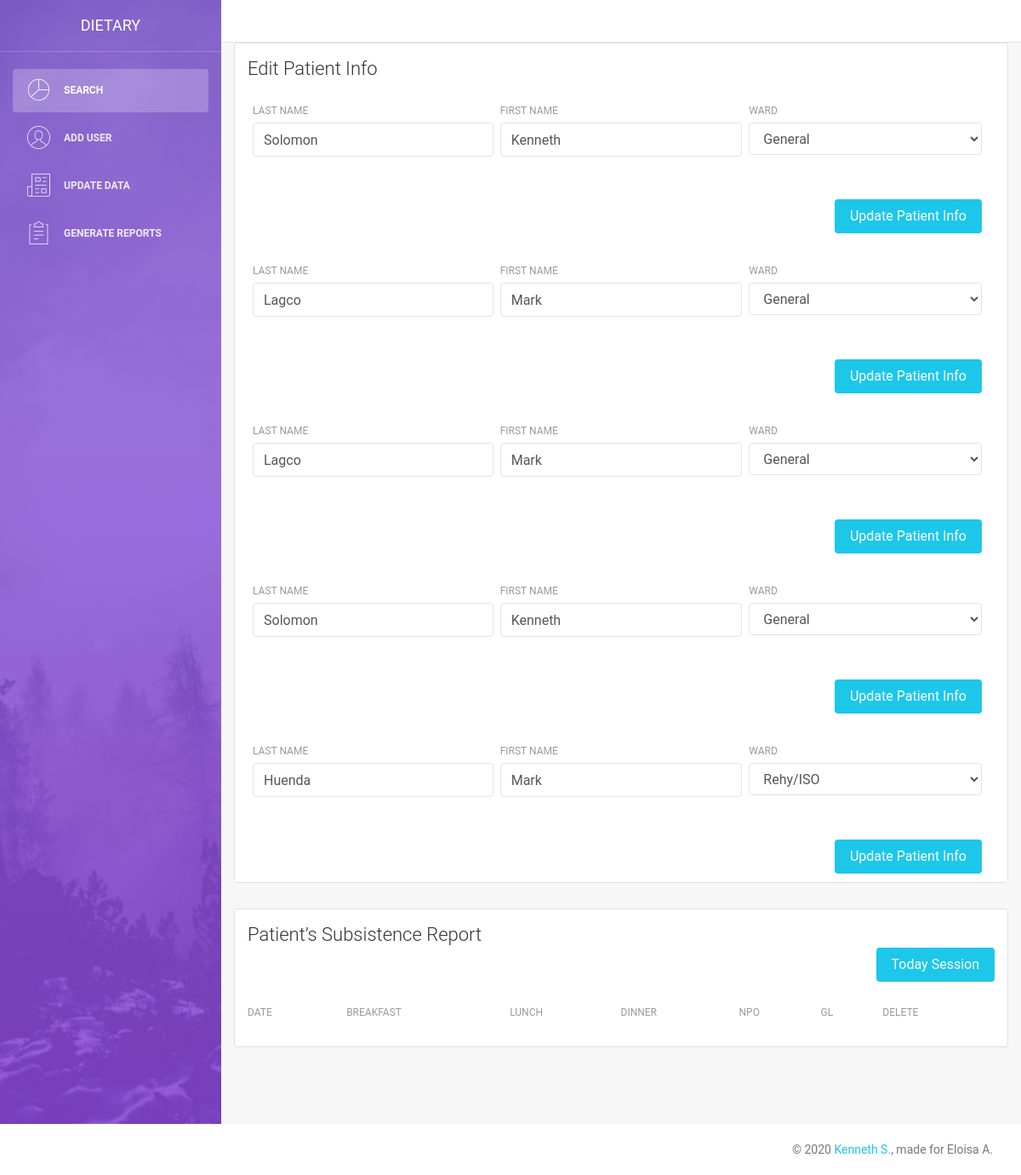
The page /searchList.php on the database as committed earlier.
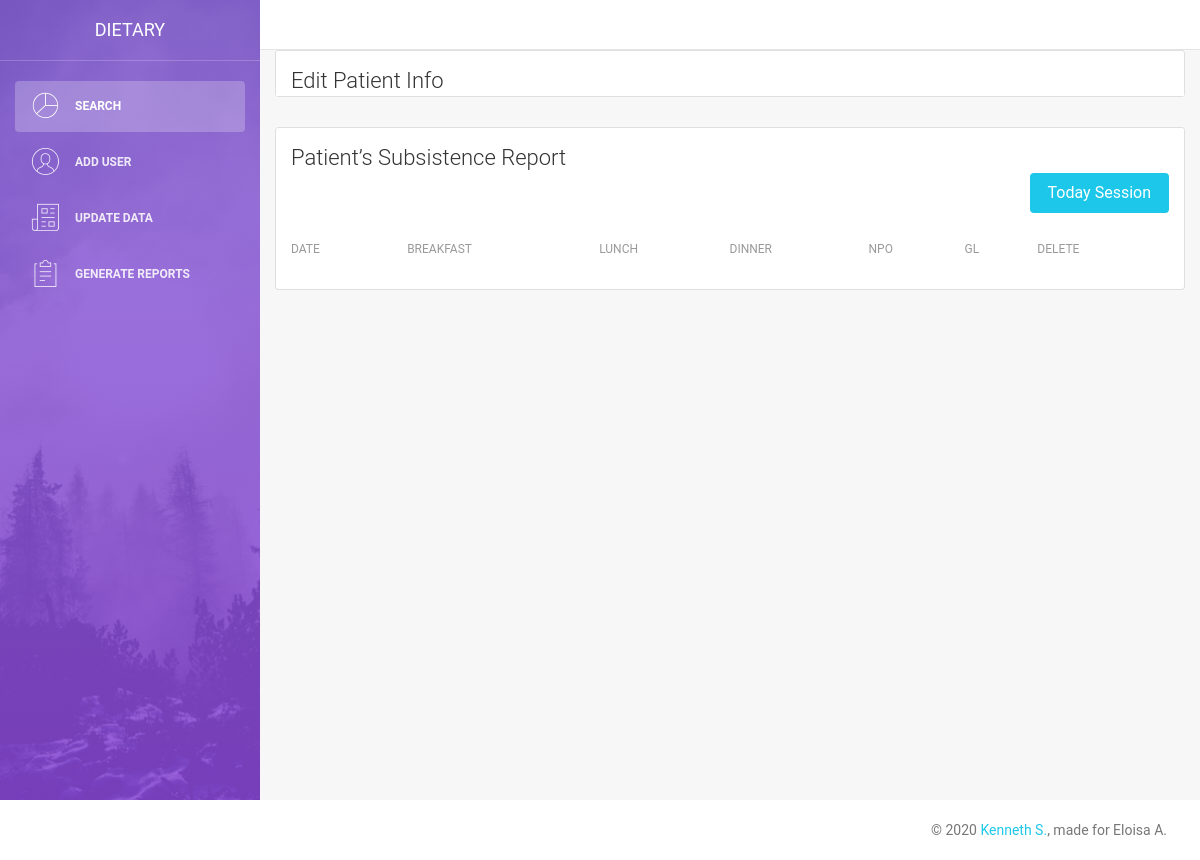
The same page on the database as committed later.
### tables this page shows
CREATE TABLE `patient` (
  `id` int(12) NOT NULL,
  `uId` varchar(25) NOT NULL,
  `lastName` varchar(255) NOT NULL,
  `firstName` varchar(255) NOT NULL,
  `middleName` varchar(255) NOT NULL,
  `dateOfBirth` date DEFAULT NULL,
  `createdAt` datetime(6) DEFAULT current_timestamp(6),
  `ward` varchar(255) NOT NULL
);

### components/patientInfo.php (the view)
<?php
$pId = $_GET['uId'];
$query = "SELECT * FROM patient WHERE uId = '$pId'";
$result = mysqli_query($conn, $query);
if (mysqli_num_rows($result) > 0) {
    while ($row = mysqli_fetch_assoc($result)) {
        echo '
<div class="card-body" id="patientInfo">
    <form method="post" action="action.php">
        <div class="row">
            <input type="hidden" class="form-control" name="pId" id="pId" value="' . $row['uId'] . '" required>
            <div class="col-md-4 pr-1">
                <div class="form-group">
                    <label>Last Name</label>
                    <input type="text" class="form-control" placeholder="Last Name" name="lastName" id="lastName" value="' . $row['lastName'] . '" required>
                </div>
            </div>
            <div class="col-md-4 px-1">
                <div class="form-group">
                    <label>First Name</label>
                    <input type="text" class="form-control" placeholder="First Name" name="firstName" id="firstName" value="' . $row['firstName'] . '" required>
                </div>
            </div>
            <div class="col-md-4 pl-1">
                <div class="form-group">
                    <label>Ward</label>
                    <select id="ward" name="ward" class="form-control" required>
                        <option value="' . $row['ward'] . '">' . $row['ward'] . '</option>
                        <option value="General">General</option>
                        <option value="Pedia/Surgery">Pedia/Surgery</option>
                        <option value="OB">OB</option>
                        <option value="Rehy/ISO">Rehy/ISO</option>
                    </select>
                </div>
            </div>
        </div>
        <div class="row">
            <div class="col-md-4 pl-1">
                <div class="form-group">
                    <input type="hidden" class="form-control" placeholder="Middle Name" name="middleName" id="middleName" value="' . $row['middleName'] . '" required>
                </div>
            </div>
            <div class="col-md-8 pr-1">
                <div class="form-group">
                </div>
            </div>
        </div>
        <button type="submit" name="updatePatientBtn" class="btn btn-info btn-fill pull-right ml-3">Update Patient Info</button>
        <div class="clearfix"></div>
    </form>
</div>
';
    }
}

### searchList.php (shortened to what this page needs)
<?php include('server.php'); ?>
<!DOCTYPE html>
<html lang="en">
<head>
    <link href="./assets/css/font.css" rel="stylesheet" />
    <link href="./assets/css/font-awesome.min.css" rel="stylesheet" />
    <link href="./assets/css/bootstrap.min.css" rel="stylesheet" />
    <link href="./assets/css/light-bootstrap-dashboard.css?v=2.0.0 " rel="stylesheet" />
    <link href="./assets/css/demo.css" rel="stylesheet" />
</head>
<body>
    <div class="wrapper">
        <?php include_once './components/sidebar.php' ?>
        <div class="main-panel">
            <nav class="navbar navbar-expand-lg " color-on-scroll="500">
            </nav>
                    <div class="container">
                        <div class="row">
                            <div class="col-md-12 ">
                                <div class="card">
                                    <div class="card-header">
                                        <h4 id="patientInfo" class="card-title">Edit Patient Info</h4>
                                        <?php
                                        include_once 'components/patientInfo.php';
                                        ?>
                                    </div>
                                </div>
                            </div>
                        </div>
                        <div class="row">
                            <div class="col-md-12">
                                <div class="card strpied-tabled-with-hover">
                                    <div class="card-header ">
                                        <h4 class="card-title">Patient’s Subsistence Report</h4>
                                        <button type="submit" data-toggle="modal" data-target="#sessionModal" class="btn btn-info btn-fill pull-right">Today Session</button>
                                    </div>
                                    <div class="card-body table-full-width table-responsive">
                                        <table class="table table-hover table-striped">
                                            <thead>
                                                <tr>
                                                    <th>Date</th>
                                                    <th>Breakfast</th>
                                                    <th>Lunch</th>
                                                    <th>Dinner</th>
                                                    <th>NPO</th>
                                                    <th>GL</th>
                                                    <th>Delete</th>
                                                </tr>
                                            </thead>
                                        </table>
                                    </div>
                                </div>
                            </div>
                        </div>
                    </div>
                </div>
                <?php include_once './components/footer.php' ?>
            </div>
</body>
</html>

### components/sidebar.php
<div class="sidebar" data-image="../assets/img/sidebar-5.jpg">
    <div class="sidebar-wrapper">
        <div class="logo">
            <a href="http://www.creative-tim.com" class="simple-text">
                Dietary
            </a>
        </div>
        <ul class="nav">
            <li class="nav-item active">
                <a class="nav-link" href="index.php">
                    <i class="nc-icon nc-chart-pie-35"></i>
                    <p>Search</p>
                </a>
            </li>
            <li>
                <a data-toggle="modal" data-target="#addUserModal" class="nav-link" href="#">
                    <i class="nc-icon nc-circle-09"></i>
                    <p>Add User</p>
                </a>
            </li>
            <li>
                <a class="nav-link" href="action.php?updateSession=1">
                    <i class="nc-icon nc-paper-2"></i>
                    <p>Update Data</p>
                </a>
            </li>
            <li>
                <a class="nav-link" name="generateReportBtn" data-toggle="modal" data-target="#generateReportsModal" href="#">
                    <i class="nc-icon nc-notes"></i>
                    <p>Generate Reports</p>
                </a>
            </li>
        </ul>
    </div>
</div>

### components/footer.php (shortened to what this page needs)
<footer class="footer">
    <div class="container-fluid">
        <nav>
            <p class="copyright text-center">
                ©
                <a href="http://www.fb.com/synecders">Kenneth S.</a>, made for Eloisa A.
            </p>
        </nav>
    </div>
</footer>

Rows that differ between the two databases and show on the page:
removed patient: lastName "Solomon", firstName "Kenneth", ward "General"
removed patient: lastName "Lagco", firstName "Mark", ward "General"
removed patient: lastName "Lagco", firstName "Mark", ward "General"
removed patient: lastName "Solomon", firstName "Kenneth", ward "General"
removed patient: lastName "Huenda", firstName "Mark", ward "Rehy/ISO"
